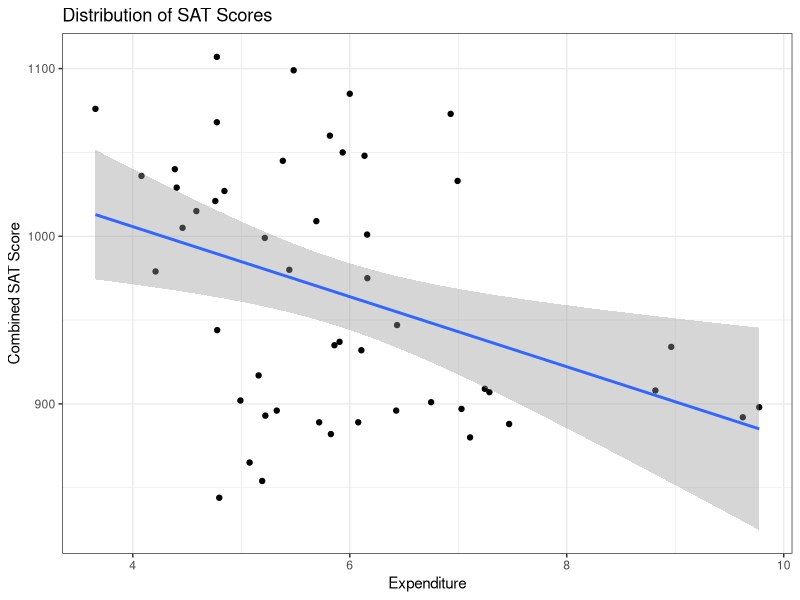
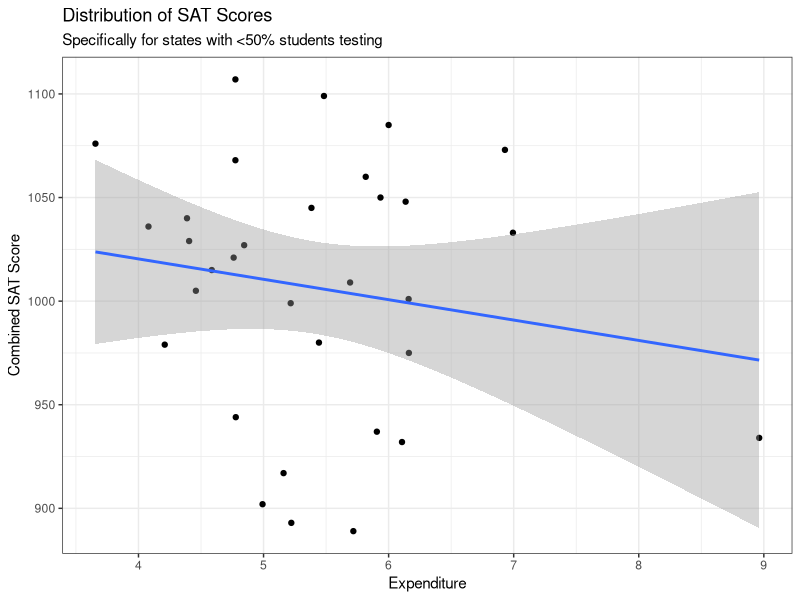
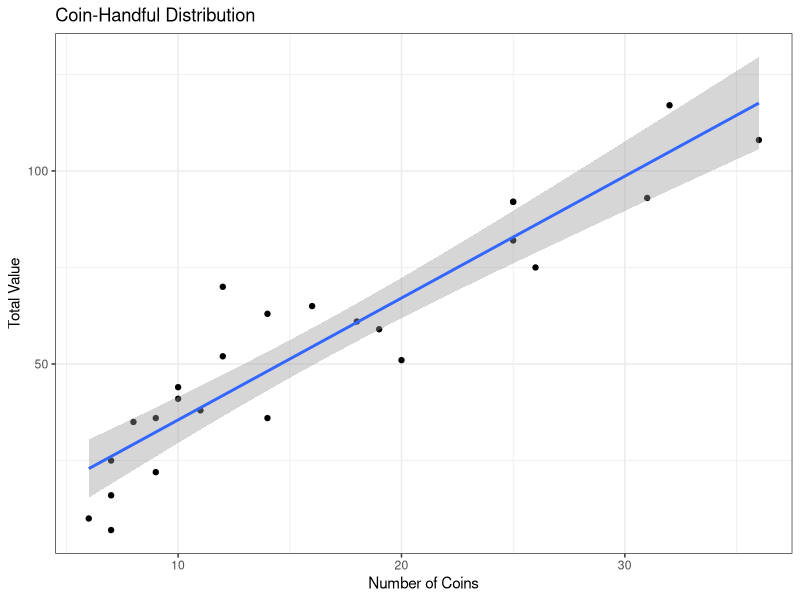
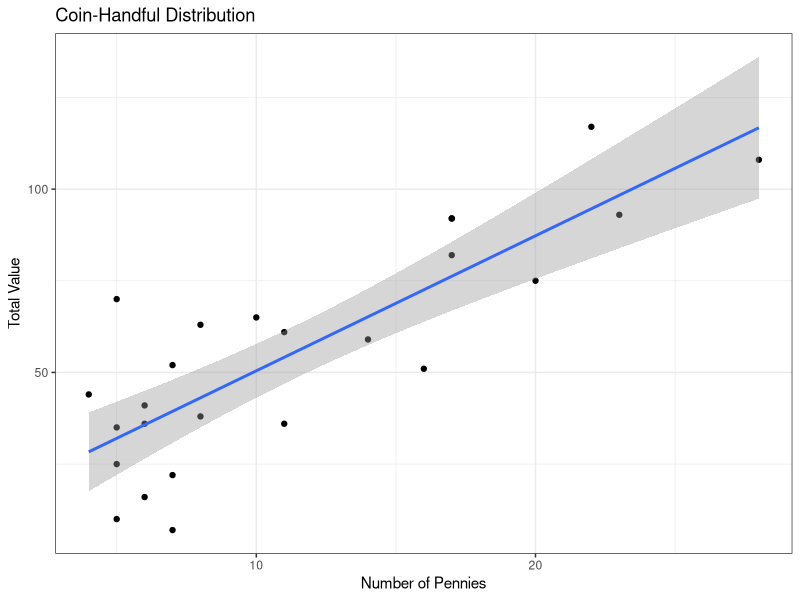
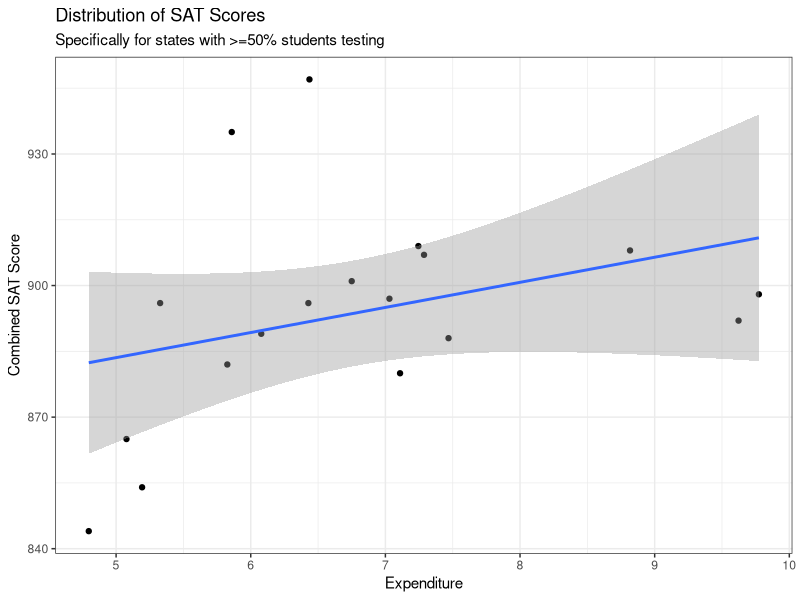

Here is the R script that generated these plots, in order:
## ---- chunk 1
knitr::opts_chunk$set(warning = FALSE, message = FALSE, echo = TRUE) 
## ---- chunk 2
# Import Libraries 
library(tidyverse)
## ---- chunk 3
# Load in data 
coin_data <- read.delim("coindata.txt")
SAT_data <- read_csv("SAT_data.csv")
## ---- chunk 4
pennies_and_value <- coin_data %>%
  ggplot(aes(x = X..of.pennies, y = value.in.cents)) +
  geom_point() +
  geom_smooth(method='lm', formula= y~x) +
  theme_bw() +
  labs(
    title = "Coin-Handful Distribution",
    x = "Number of Pennies",
    y = "Total Value"
  )

num_and_value <- coin_data %>%
  ggplot(aes(x = X..of.coins, y = value.in.cents)) +
  geom_point() +
  geom_smooth(method='lm', formula= y~x) + 
  theme_bw() +
  labs(
    title = "Coin-Handful Distribution",
    x = "Number of Coins",
    y = "Total Value"
  )
## ---- chunk 5
#Fitting a simple regression of value in cents on number of coins 
model1 <- lm(value.in.cents ~ X..of.coins, data = coin_data)
#Saving the residuals of the above model
model1_resids <- resid(model1) 
#Adding these residuals to the data set 
coin_data <- coin_data %>% cbind(model1_resids)
## ---- chunk 6
#Fitting a simple regression of number of pennies on number of coins 
model2 <- lm(X..of.pennies ~ X..of.coins, data = coin_data)
#Saving the residuals of the above model 
model2_resids <- resid(model2)
#Adding these residuals to the data set 
coin_data <- coin_data %>% cbind(model2_resids)
## ---- chunk 7
#Fitting a simple regression of the first set of residuals on the second set of residuals 
model3 <- lm(model1_resids ~ model2_resids, data = coin_data) 

#This is the multiple regression 
model4 <- lm(value.in.cents ~ X..of.pennies + X..of.coins, data = coin_data)

#This is the simple regression of x1 on y 
model5 <- lm(value.in.cents ~ X..of.pennies, data = coin_data)
## ---- chunk 8
initial_plot <- SAT_data %>%
  ggplot(aes(x = expenditure, y = Combined_SAT)) +
  geom_point() +
  geom_smooth(method = 'lm', formula = y ~ x) +
  theme_bw() +
  labs(
    title = "Distribution of SAT Scores",
    x = "Expenditure",
    y = "Combined SAT Score"
  )
## ---- chunk 9
grouped_SAT_data <- SAT_data %>%
  mutate(division = case_when(
    Pct_Taking_SAT >= 50 ~ "upper",
    Pct_Taking_SAT < 50 ~ "lower"
  ))
## ---- chunk 10
upper_plot <- grouped_SAT_data %>%
  filter(division == "upper") %>%
  ggplot(aes(x = expenditure, y = Combined_SAT)) +
  geom_point() +
  geom_smooth(method = 'lm', formula = y ~ x) +
  theme_bw() +
  labs(
    title = "Distribution of SAT Scores",
    subtitle = "Specifically for states with >=50% students testing",
    x = "Expenditure",
    y = "Combined SAT Score"
  )

lower_plot <- grouped_SAT_data %>%
  filter(division == "lower") %>%
  ggplot(aes(x = expenditure, y = Combined_SAT)) +
  geom_point() +
  geom_smooth(method = 'lm', formula = y ~ x) +
  theme_bw() +
  labs(
    title = "Distribution of SAT Scores",
    subtitle = "Specifically for states with <50% students testing",
    x = "Expenditure",
    y = "Combined SAT Score"
  )
## ---- chunk 11
#Using the coin data once again
#X1 column vector is the column containing number of pennies in each handful
#X2 column vector is the column containing number of coins in each handful 
#Y column vector is the column containing the value of each handful 
X1 <- coin_data$X..of.pennies
X2 <- coin_data$X..of.coins 
Y <- coin_data$value.in.cents

#Creating (nxp) X matrix
X <- cbind(1,X1,X2)

#Finding the inverse of X-transpose times X
Xinv <- solve(t(X) %*% X)

#Multiplying the above by X-transpose and Y to get beta-hat
bhat <- Xinv %*% t(X) %*% Y
## ---- chunk 12
#Finding the predicted y values using the predicted beta from above
yhat <- X %*% bhat 

#Finding the residuals 
resids <- Y - yhat

#Finding the number of observations 
n <- nrow(coin_data)

#Finding the estimate of sigma 
rmse <- sqrt(sum(resids^2)/(n-3))
## ---- chunk 13
#Finding the standard error 
SE <- rmse * sqrt(diag(Xinv))
